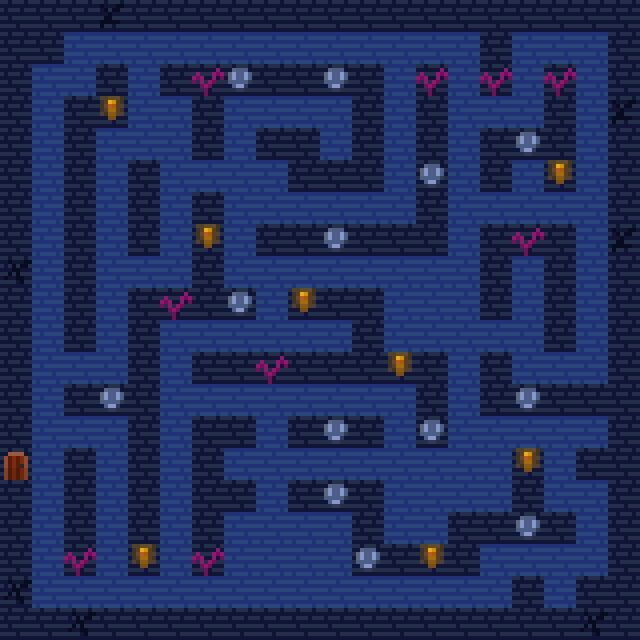

The image is a tile-based game level rendered from a .tmx file. Its description and source (layers, tilesets, objects; grid data summarised) follow:
An orthogonal 20x20 tile map with 32x32 px tiles, 1 tile layer (tiles), 9 hidden layers not drawn and 1 object (playerSpawn).

<map version="1.10" tiledversion="1.12.2" orientation="orthogonal" renderorder="right-down" width="20" height="20" tilewidth="32" tileheight="32" infinite="0" nextlayerid="14" nextobjectid="2">
 <tileset firstgid="1" source="../assets/tiles/tilesets/dungeon1.tsx" />
 <layer id="1" name="tiles" width="20" height="20">
  <data>[400 cells, 400 non-empty, 8 distinct tile ids]</data>
 </layer>
 <objectgroup id="3" name="objects">
  <object id="1" name="playerSpawn" x="49.6667" y="467">
   <point />
  </object>
 </objectgroup>
 <group id="4" name="rooms" visible="0">
  <layer id="5" name="room1" width="20" height="20" visible="0">
   <data>[400 cells, 9 non-empty, 1 distinct tile ids]</data>
  </layer>
  <layer id="7" name="room2" width="20" height="20" visible="0">
   <data>[400 cells, 9 non-empty, 1 distinct tile ids]</data>
  </layer>
  <layer id="8" name="room3" width="20" height="20" visible="0">
   <data>[400 cells, 9 non-empty, 1 distinct tile ids]</data>
  </layer>
  <layer id="9" name="room4" width="20" height="20" visible="0">
   <data>[400 cells, 9 non-empty, 1 distinct tile ids]</data>
  </layer>
  <layer id="10" name="room5" width="20" height="20" visible="0">
   <data>[400 cells, 9 non-empty, 1 distinct tile ids]</data>
  </layer>
  <layer id="11" name="room6" width="20" height="20" visible="0">
   <data>[400 cells, 9 non-empty, 1 distinct tile ids]</data>
  </layer>
  <layer id="12" name="room7" width="20" height="20" visible="0">
   <data>[400 cells, 9 non-empty, 1 distinct tile ids]</data>
  </layer>
  <layer id="13" name="room8" width="20" height="20" visible="0">
   <data>[400 cells, 9 non-empty, 1 distinct tile ids]</data>
  </layer>
 </group>
 <layer id="2" name="collision" width="20" height="20" visible="0">
  <data>[400 cells, 201 non-empty, 1 distinct tile ids]</data>
 </layer>
</map>
